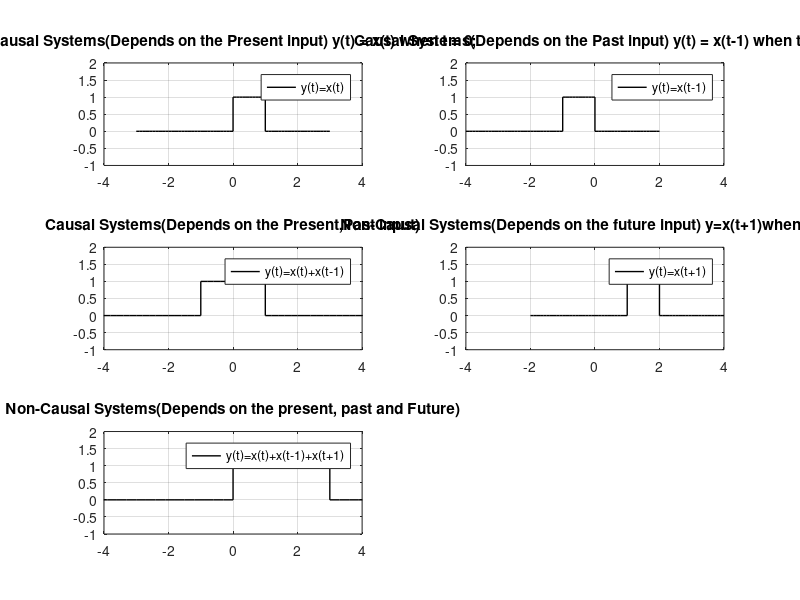

The MATLAB script that drew this image:
clc;
clear all;
t1 = -3:.1:0;
x1 = zeros(size(t1));
t2 = 0:.1:1;
x2 = ones(size(t2));
t3 = 1:.1:3;
x3 = zeros(size(t3));
t = [t1 t2 t3];
x = [x1 x2 x3];
subplot(321);
plot(t,x,'black','LineWidth',1);
title('Causal Systems(Depends on the Present input) y(t) = x(t) when t = 0;');
legend('y(t)=x(t)');
grid on;
xlim([-4 4]);
ylim([-1 2]);

subplot(322);
plot(t-1,x,'black','LineWidth',1);
title('Causal Systems(Depends on the Past input) y(t) = x(t-1) when t = -1;');
legend('y(t)=x(t-1)');
grid on;
xlim([-4 4]);
ylim([-1 2]);

subplot(323);
plot(t+t-1,x,'black','LineWidth',1);
title('Causal Systems(Depends on the Present,Past input)');
legend('y(t)=x(t)+x(t-1)');
grid on;
xlim([-4 4]);
ylim([-1 2]);

subplot(324);
plot(t+1,x,'black','LineWidth',1);
title('Non-Causal Systems(Depends on the future input) y=x(t+1)when t = +1;');
legend('y(t)=x(t+1)');
grid on;
xlim([-4 4]);
ylim([-1 2]);

subplot(325);
plot(t+t-1+t+1,x,'black','LineWidth',1);
title('Non-Causal Systems(Depends on the present, past and Future)');
legend('y(t)=x(t)+x(t-1)+x(t+1)');
grid on;
xlim([-4 4]);
ylim([-1 2]);